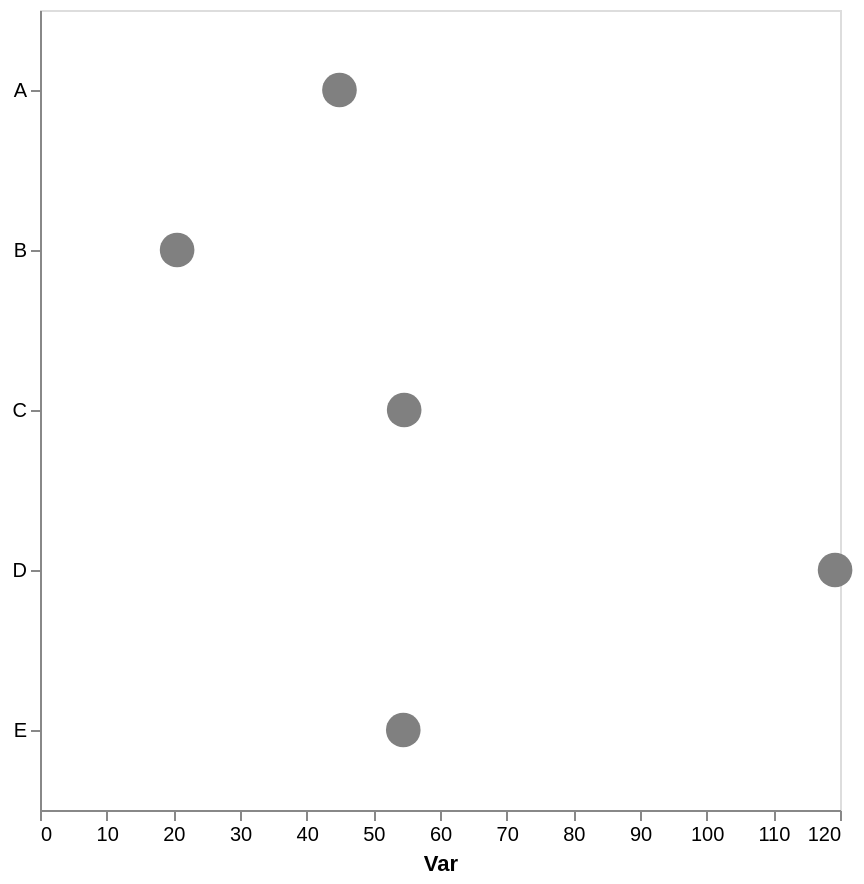

Write a Vega-Lite specification for this figure.
### Vega-Lite specification from a JSON file in a GitHub repository (floating-point values rounded to 4 significant figures)
{"config": {"view": {"continuousWidth": 300, "continuousHeight": 300}, "axis": {"grid": false}, "bar": {"color": "gray"}}, "data": {"name": "data-1969c05947993a57711c15a64b30e9f9"}, "mark": {"type": "point", "color": "gray", "filled": true, "size": 300}, "encoding": {"x": {"aggregate": "mean", "axis": {"title": "Var"}, "field": "var1", "type": "quantitative"}, "y": {"axis": {"title": null}, "field": "cat", "type": "nominal"}}, "height": 400, "width": 400, "$schema": "https://vega.github.io/schema/vega-lite/v5.17.0.json", "datasets": {"data-1969c05947993a57711c15a64b30e9f9": [{"cat": "A", "var1": 50.21, "var2": 50.31}, {"cat": "C", "var1": 58.6, "var2": 54.76}, {"cat": "E", "var1": 52.56, "var2": 41.96}, {"cat": "A", "var1": 39.63, "var2": 48.85}, {"cat": "C", "var1": 50.65, "var2": 58.31}, {"cat": "E", "var1": 59.16, "var2": 63.19}, {"cat": "E", "var1": 41.4, "var2": 57.3}, {"cat": "B", "var1": 21.31, "var2": 40.28}, {"cat": "E", "var1": 64.85, "var2": 44.34}, {"cat": "B", "var1": 23.89, "var2": 66.09}, {"cat": "B", "var1": 16.5, "var2": 54.66}, {"cat": "D", "var1": 119.3, "var2": 38.0}]}}
